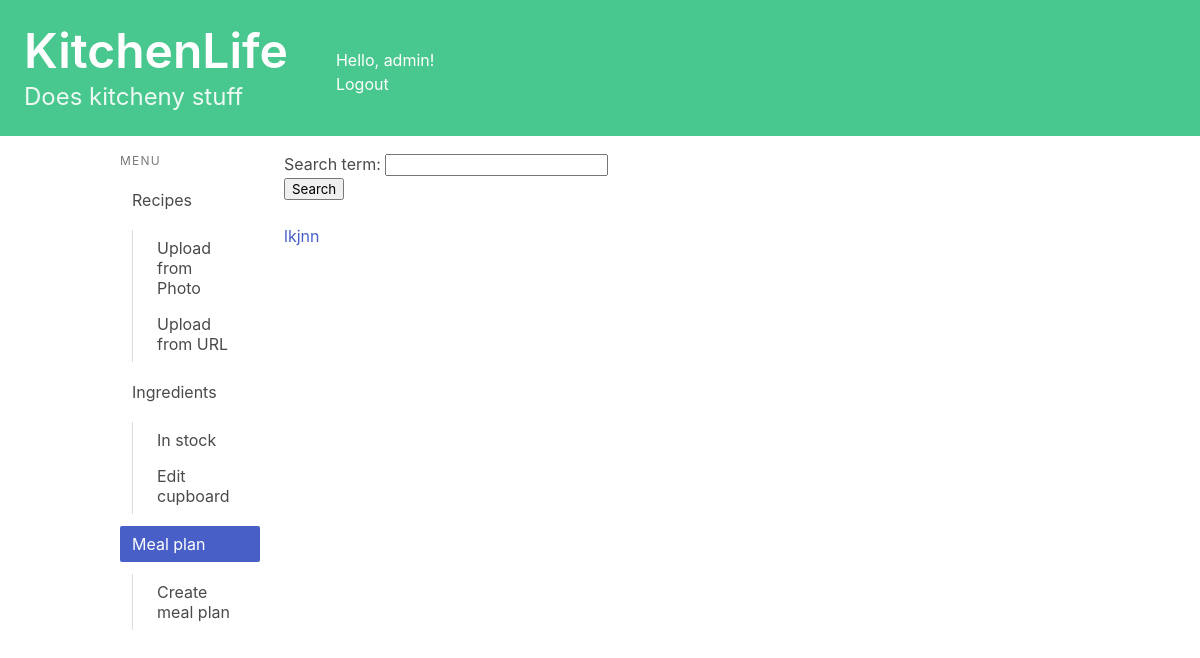
The page /mealplan/ (signed in) on the database as committed earlier.
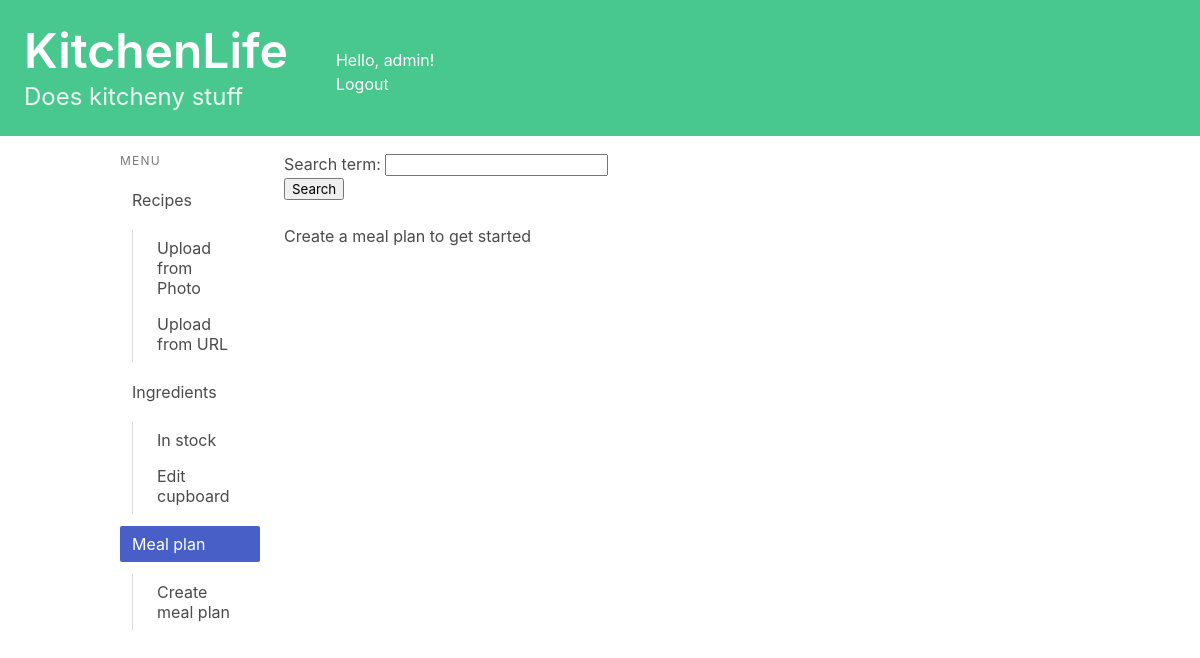
The same page on the database as committed later.
### mealplan/models.py (models this page shows, shortened)
class MealPlan(models.Model):
    name = models.CharField(max_length=100)
    recipes = models.ManyToManyField(Recipe)
    ingredients = models.ManyToManyField(Ingredient)
    owner = models.ForeignKey(User, on_delete=models.CASCADE, blank=True, null=True)

### mealplan/views.py (the view)
# urls.py: path('', views.meal_plan_index, name='meal_plan_index'),
@login_required
def meal_plan_index(request):
    if request.method == 'POST':
        form = SearchForm(request.POST)
        if form.is_valid():
            filtered_meal_plan = form.cleaned_data['search_term']
            meal_plan_list = MealPlan.objects.filter(name__contains=filtered_meal_plan, owner=request.user).order_by("name")
    else:
        form = SearchForm()
        meal_plan_list = MealPlan.objects.filter(owner=request.user).order_by("name")
    context = {'meal_plan_list': meal_plan_list, 'form': form}
    return render(request, 'mealplan/meal_plan_index.html', context)

### recipes/forms.py
class SearchForm(forms.Form):
    search_term = forms.CharField(max_length=50)

### recipes/templatetags/is_active.py (called while the page is built)
@register.simple_tag
def is_active(request, url):
    if reverse(url) == request.path:
        return "is-active"
    return ""

### mealplan/templates/mealplan/meal_plan_index.html (shortened to what this page needs)
{% extends 'base.html' %}
{% block content %}
<ul>
    <form method="post">
         {{ form.as_p }}
        <button type="submit">Search</button>
    </form>
    <br>
    {% if meal_plan_list %}
        {% for meal_plan in meal_plan_list %}
        <li><a href="{% url 'mealplan:meal_plan_detail' meal_plan.id %}">{{ meal_plan.name }}</a></li>
        {% endfor %}
    {% else %}
        <p>Create a meal plan to get started</p>
    {% endif %}
</ul>
{% endblock content %}

Rows that differ between the two databases and show on the page:
removed MealPlan: name "lkjnn"
Other text that changed with them:
text now shown: "Create a meal plan to get started"
